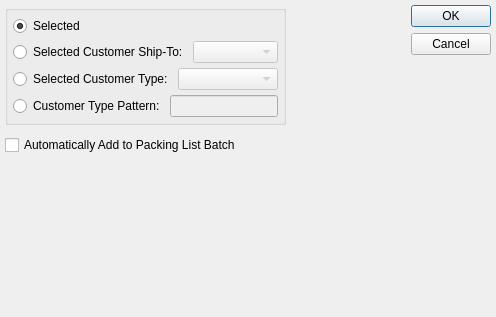
<?xml version="1.0" encoding="UTF-8"?>
<ui version="4.0">
 <comment>This file is part of the xTuple ERP: PostBooks Edition, a free and
open source Enterprise Resource Planning software suite,
Copyright (c) 1999-2010 by OpenMFG LLC, d/b/a xTuple.
It is licensed to you under the Common Public Attribution License
version 1.0, the full text of which (including xTuple-specific Exhibits)
is available at www.xtuple.com/CPAL.  By using this software, you agree
to be bound by its terms.</comment>
 <class>allocateReservations</class>
 <widget class="QDialog" name="allocateReservations">
  <property name="geometry">
   <rect>
    <x>0</x>
    <y>0</y>
    <width>496</width>
    <height>317</height>
   </rect>
  </property>
  <property name="sizePolicy">
   <sizepolicy hsizetype="Preferred" vsizetype="Preferred">
    <horstretch>0</horstretch>
    <verstretch>0</verstretch>
   </sizepolicy>
  </property>
  <property name="windowTitle">
   <string>Allocate Reservations</string>
  </property>
  <layout class="QGridLayout" name="gridLayout">
   <item row="0" column="0">
    <layout class="QHBoxLayout" name="horizontalLayout_2">
     <item>
      <layout class="QVBoxLayout" name="verticalLayout_2">
       <item>
        <layout class="QVBoxLayout" name="verticalLayout">
         <item>
          <widget class="QGroupBox" name="_customerGroup">
           <layout class="QGridLayout" name="gridLayout_2">
            <item row="0" column="0">
             <layout class="QHBoxLayout" name="horizontalLayout">
              <item>
               <widget class="QRadioButton" name="_selectedCustomer">
                <property name="text">
                 <string>Selected </string>
                </property>
                <property name="checked">
                 <bool>true</bool>
                </property>
               </widget>
              </item>
              <item>
               <widget class="CustCluster" name="_cust">
                <property name="nameVisible">
                 <bool>false</bool>
                </property>
                <property name="descriptionVisible">
                 <bool>false</bool>
                </property>
               </widget>
              </item>
             </layout>
            </item>
            <item row="1" column="0">
             <layout class="QHBoxLayout">
              <property name="spacing">
               <number>5</number>
              </property>
              <item>
               <widget class="QRadioButton" name="_selectedCustomerShipto">
                <property name="text">
                 <string>Selected Customer Ship-To:</string>
                </property>
               </widget>
              </item>
              <item>
               <widget class="XComboBox" name="_customerShipto">
                <property name="enabled">
                 <bool>false</bool>
                </property>
                <property name="sizePolicy">
                 <sizepolicy hsizetype="Expanding" vsizetype="Fixed">
                  <horstretch>0</horstretch>
                  <verstretch>0</verstretch>
                 </sizepolicy>
                </property>
               </widget>
              </item>
             </layout>
            </item>
            <item row="2" column="0">
             <layout class="QHBoxLayout">
              <property name="spacing">
               <number>5</number>
              </property>
              <item>
               <widget class="QRadioButton" name="_selectedCustomerType">
                <property name="text">
                 <string>Selected Customer Type:</string>
                </property>
               </widget>
              </item>
              <item>
               <widget class="XComboBox" name="_customerTypes">
                <property name="enabled">
                 <bool>false</bool>
                </property>
                <property name="sizePolicy">
                 <sizepolicy hsizetype="Expanding" vsizetype="Fixed">
                  <horstretch>0</horstretch>
                  <verstretch>0</verstretch>
                 </sizepolicy>
                </property>
               </widget>
              </item>
             </layout>
            </item>
            <item row="3" column="0">
             <layout class="QHBoxLayout">
              <property name="spacing">
               <number>5</number>
              </property>
              <item>
               <widget class="QRadioButton" name="_customerTypePattern">
                <property name="text">
                 <string>Customer Type Pattern:</string>
                </property>
               </widget>
              </item>
              <item>
               <widget class="XLineEdit" name="_customerType">
                <property name="enabled">
                 <bool>false</bool>
                </property>
               </widget>
              </item>
             </layout>
            </item>
           </layout>
          </widget>
         </item>
         <item>
          <widget class="DateCluster" name="_dates">
           <property name="focusPolicy">
            <enum>Qt::StrongFocus</enum>
           </property>
          </widget>
         </item>
         <item>
          <widget class="QCheckBox" name="_addPackingList">
           <property name="text">
            <string>Automatically Add to Packing List Batch</string>
           </property>
          </widget>
         </item>
        </layout>
       </item>
       <item>
        <spacer name="verticalSpacer">
         <property name="orientation">
          <enum>Qt::Vertical</enum>
         </property>
         <property name="sizeHint" stdset="0">
          <size>
           <width>20</width>
           <height>0</height>
          </size>
         </property>
        </spacer>
       </item>
      </layout>
     </item>
     <item>
      <spacer name="horizontalSpacer">
       <property name="orientation">
        <enum>Qt::Horizontal</enum>
       </property>
       <property name="sizeHint" stdset="0">
        <size>
         <width>0</width>
         <height>20</height>
        </size>
       </property>
      </spacer>
     </item>
     <item>
      <widget class="QDialogButtonBox" name="_buttonBox">
       <property name="orientation">
        <enum>Qt::Vertical</enum>
       </property>
       <property name="standardButtons">
        <set>QDialogButtonBox::Cancel|QDialogButtonBox::Ok</set>
       </property>
      </widget>
     </item>
    </layout>
   </item>
  </layout>
 </widget>
 <layoutdefault spacing="5" margin="5"/>
 <pixmapfunction>qPixmapFromMimeSource</pixmapfunction>
 <customwidgets>
  <customwidget>
   <class>CustCluster</class>
   <extends>QWidget</extends>
   <header>custcluster.h</header>
  </customwidget>
  <customwidget>
   <class>DateCluster</class>
   <extends>QWidget</extends>
   <header>datecluster.h</header>
  </customwidget>
  <customwidget>
   <class>XComboBox</class>
   <extends>QComboBox</extends>
   <header>xcombobox.h</header>
  </customwidget>
  <customwidget>
   <class>XLineEdit</class>
   <extends>QLineEdit</extends>
   <header>xlineedit.h</header>
   <container>1</container>
  </customwidget>
 </customwidgets>
 <tabstops>
  <tabstop>_selectedCustomer</tabstop>
  <tabstop>_selectedCustomerShipto</tabstop>
  <tabstop>_customerShipto</tabstop>
  <tabstop>_selectedCustomerType</tabstop>
  <tabstop>_customerTypes</tabstop>
  <tabstop>_customerTypePattern</tabstop>
  <tabstop>_customerType</tabstop>
  <tabstop>_dates</tabstop>
  <tabstop>_addPackingList</tabstop>
 </tabstops>
 <resources/>
 <connections>
  <connection>
   <sender>_selectedCustomerShipto</sender>
   <signal>toggled(bool)</signal>
   <receiver>_customerShipto</receiver>
   <slot>setEnabled(bool)</slot>
   <hints>
    <hint type="sourcelabel">
     <x>145</x>
     <y>57</y>
    </hint>
    <hint type="destinationlabel">
     <x>226</x>
     <y>60</y>
    </hint>
   </hints>
  </connection>
  <connection>
   <sender>_selectedCustomerType</sender>
   <signal>toggled(bool)</signal>
   <receiver>_customerTypes</receiver>
   <slot>setEnabled(bool)</slot>
   <hints>
    <hint type="sourcelabel">
     <x>130</x>
     <y>87</y>
    </hint>
    <hint type="destinationlabel">
     <x>246</x>
     <y>89</y>
    </hint>
   </hints>
  </connection>
  <connection>
   <sender>_customerTypePattern</sender>
   <signal>toggled(bool)</signal>
   <receiver>_customerType</receiver>
   <slot>setEnabled(bool)</slot>
   <hints>
    <hint type="sourcelabel">
     <x>117</x>
     <y>109</y>
    </hint>
    <hint type="destinationlabel">
     <x>231</x>
     <y>115</y>
    </hint>
   </hints>
  </connection>
  <connection>
   <sender>_buttonBox</sender>
   <signal>rejected()</signal>
   <receiver>allocateReservations</receiver>
   <slot>reject()</slot>
   <hints>
    <hint type="sourcelabel">
     <x>526</x>
     <y>97</y>
    </hint>
    <hint type="destinationlabel">
     <x>286</x>
     <y>141</y>
    </hint>
   </hints>
  </connection>
  <connection>
   <sender>_selectedCustomer</sender>
   <signal>toggled(bool)</signal>
   <receiver>_cust</receiver>
   <slot>setEnabled(bool)</slot>
   <hints>
    <hint type="sourcelabel">
     <x>71</x>
     <y>48</y>
    </hint>
    <hint type="destinationlabel">
     <x>237</x>
     <y>47</y>
    </hint>
   </hints>
  </connection>
 </connections>
</ui>
